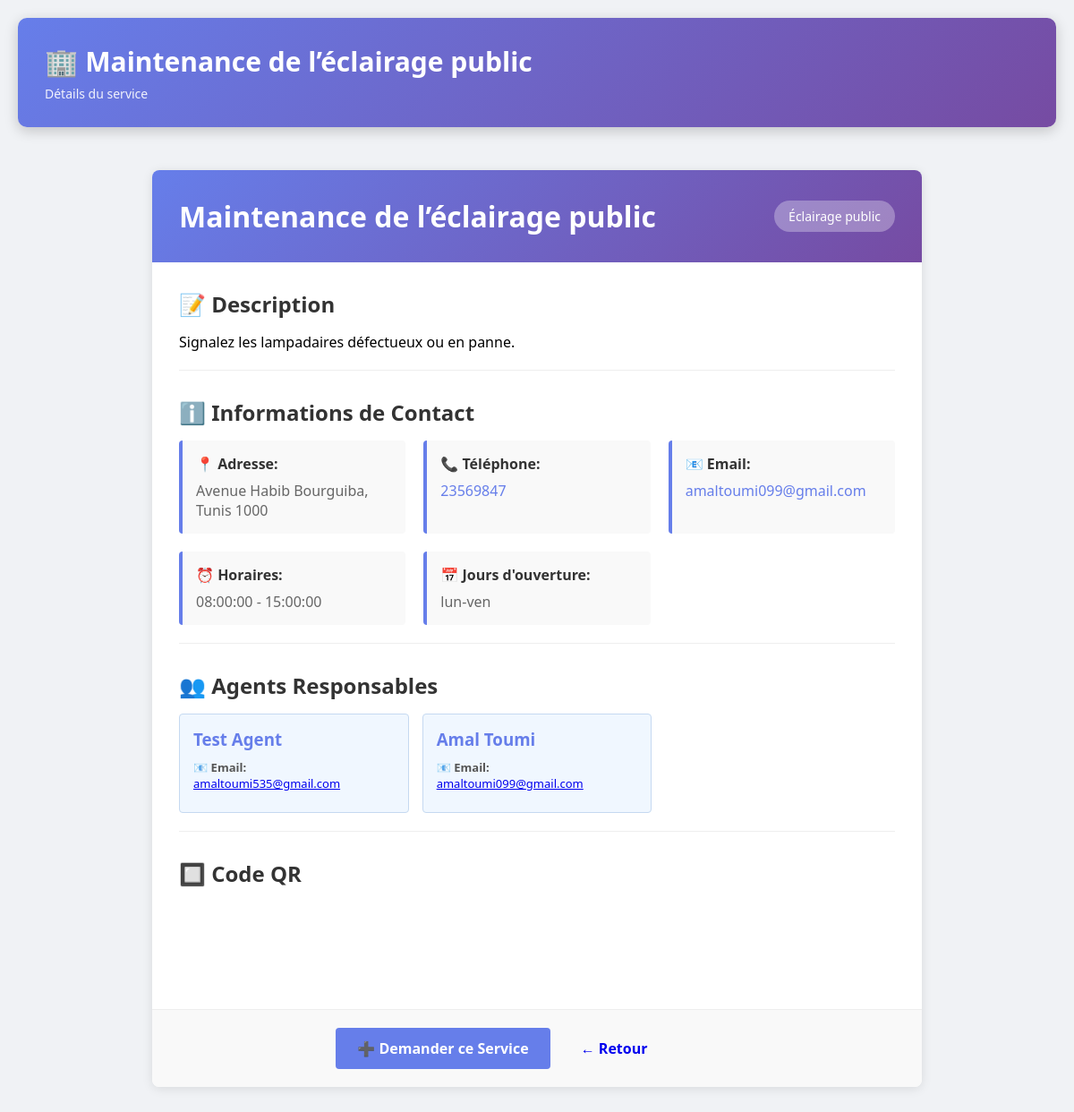
/detail_service.php?id=5, run on the app's committed database.
### tables this page shows
CREATE TABLE `service` (
  `idService` int(11) NOT NULL,
  `nomService` varchar(100) NOT NULL,
  `descriptionService` text DEFAULT NULL,
  `idCateg` int(11) NOT NULL,
  `adresse` varchar(255) DEFAULT NULL,
  `telephone` varchar(20) DEFAULT NULL,
  `email` varchar(150) DEFAULT NULL,
  `horaire_debut` time DEFAULT NULL,
  `horaire_fin` time DEFAULT NULL,
  `jours_ouverture` varchar(50) DEFAULT NULL,
  `dateCreation` timestamp NOT NULL DEFAULT current_timestamp(),
  `dateModification` timestamp NOT NULL DEFAULT current_timestamp() ON UPDATE current_timestamp(),
  `statut` enum('actif','inactif') DEFAULT 'actif',
  `qrcode_data` longtext DEFAULT NULL
);

CREATE TABLE `categorie` (
  `idCateg` int(11) NOT NULL,
  `label` varchar(100) NOT NULL
);

CREATE TABLE `utilisateur` (
  `idUtilisateur` int(11) NOT NULL,
  `nom` varchar(100) NOT NULL,
  `prenom` varchar(100) NOT NULL,
  `email` varchar(150) NOT NULL,
  `mot_de_passe` varchar(255) NOT NULL,
  `role` enum('citoyen','agent','admin') NOT NULL,
  `telephone` varchar(20) NOT NULL,
  `photo` varchar(255) NOT NULL,
  `idCateg` int(11) DEFAULT NULL,
  `statut` varchar(20) NOT NULL DEFAULT 'actif'
);

### detail_service.php (the view, shortened to what this page needs)
<?php
$pdo = getConnexion();
$idService = (int)($_GET['id'] ?? 0);
$stmt = $pdo->prepare("
    SELECT s.*, c.label AS nomCateg
    FROM service s
    LEFT JOIN categorie c ON s.idCateg = c.idCateg
    WHERE s.idService = ? AND s.statut = 'actif'
");
$stmt->execute([$idService]);
$service = $stmt->fetch(PDO::FETCH_ASSOC);
$agents = $pdo->query("
    SELECT u.idUtilisateur, u.nom, u.prenom, u.email, u.telephone
    FROM service_agent sa
    JOIN utilisateur u ON sa.idUtilisateur = u.idUtilisateur
    WHERE sa.idService = $idService
")->fetchAll(PDO::FETCH_ASSOC);
$headerConfig = [
    'title' => htmlspecialchars($service['nomService']),
    'subtitle' => 'Détails du service',
    'icon' => '🏢',
    'bgGradient' => 'linear-gradient(135deg, #667eea 0%, #764ba2 100%)'
];
require_once 'includes/dashboard_header.php';
?>
<div class="detail-container">
    <div class="service-detail-card">
        <div class="detail-header">
            <h1><?= htmlspecialchars($service['nomService']) ?></h1>
            <span class="category-badge-large"><?= htmlspecialchars($service['nomCateg'] ?? 'Non catégorisé') ?></span>
        </div>
        <div class="detail-body">
            <section class="detail-section">
                <h2>📝 Description</h2>
                <p><?= nl2br(htmlspecialchars($service['descriptionService'])) ?></p>
            </section>
            <section class="detail-section">
                <h2>ℹ️ Informations de Contact</h2>
                <div class="info-grid">
                    <?php if (!empty($service['adresse'])): ?>
                        <div class="info-item">
                            <strong>📍 Adresse:</strong>
                            <p><?= htmlspecialchars($service['adresse']) ?></p>
                        </div>
                    <?php endif; ?>
                    <?php if (!empty($service['telephone'])): ?>
                        <div class="info-item">
                            <strong>📞 Téléphone:</strong>
                            <p><a href="tel:<?= htmlspecialchars($service['telephone']) ?>">
                                <?= htmlspecialchars($service['telephone']) ?>
                            </a></p>
                        </div>
                    <?php endif; ?>
                    <?php if (!empty($service['email'])): ?>
                        <div class="info-item">
                            <strong>📧 Email:</strong>
                            <p><a href="mailto:<?= htmlspecialchars($service['email']) ?>">
                                <?= htmlspecialchars($service['email']) ?>
                            </a></p>
                        </div>
                    <?php endif; ?>
                    <?php if (!empty($service['horaire_debut']) && !empty($service['horaire_fin'])): ?>
                        <div class="info-item">
                            <strong>⏰ Horaires:</strong>
                            <p><?= htmlspecialchars($service['horaire_debut']) ?> - <?= htmlspecialchars($service['horaire_fin']) ?></p>
                        </div>
                    <?php endif; ?>
                    <?php if (!empty($service['jours_ouverture'])): ?>
                        <div class="info-item">
                            <strong>📅 Jours d'ouverture:</strong>
                            <p><?= htmlspecialchars($service['jours_ouverture']) ?></p>
                        </div>
                    <?php endif; ?>
                </div>
            </section>
            <?php if (!empty($agents)): ?>
                <section class="detail-section">
                    <h2>👥 Agents Responsables</h2>
                    <div class="agents-list">
                        <?php foreach ($agents as $agent): ?>
                            <div class="agent-card">
                                <h3><?= htmlspecialchars($agent['prenom'] . ' ' . $agent['nom']) ?></h3>
                                <p><strong>📧 Email:</strong> <a href="mailto:<?= htmlspecialchars($agent['email']) ?>">
                                    <?= htmlspecialchars($agent['email']) ?>
                                </a></p>
                            </div>
                        <?php endforeach; ?>
                    </div>
                </section>
            <?php endif; ?>
            <section class="detail-section">
                <h2>🔲 Code QR</h2>
                <div id="qrcode" style="text-align: center; padding: 20px;"></div>
            </section>
        </div>
        <div class="detail-actions">
            <a href="./demander_service.php?service=<?= $idService ?>" class="btn btn-primary btn-large">
                ➕ Demander ce Service
            </a>
            <a href="./services_publiques.php" class="btn btn-secondary btn-large">
                ← Retour
            </a>
        </div>
    </div>
</div>

### dashboard_header.php (shortened to what this page needs)
<?php
$defaults = [
    'title'       => 'Tableau de bord',
    'subtitle'    => 'Bienvenue',
    'icon'        => '📊',
    'bgGradient'  => 'linear-gradient(135deg, #667eea 0%, #764ba2 100%)',
    'profileLink' => './profil.php'
];
$config = array_merge($defaults, $headerConfig ?? []);
?>
<!DOCTYPE html>
<html lang="fr">
<head>
</head>
<body>
<div class="page-wrapper">
    <div class="dashboard-header" style="background:<?= $config['bgGradient'] ?>">
        <div class="header-content">
            <div class="header-title">
                <h1><?= $config['icon'] ?> <?= htmlspecialchars($config['title']) ?></h1>
                <p class="header-subtitle"><?= htmlspecialchars($config['subtitle']) ?></p>
            </div>
        </div>
    </div>

### dashboard_header.php (style rules this page uses)
* { margin:0; padding:0; box-sizing:border-box; }
body { font-family: 'Segoe UI', Arial, sans-serif; background: #f0f2f5; min-height: 100vh; }
.page-wrapper { max-width: 1400px; margin: 0 auto; padding: 20px; }
.dashboard-header { color: white; padding: 28px 30px; border-radius: 10px; margin-bottom: 28px; box-shadow: 0 4px 15px rgba(0,0,0,0.2); }
.header-content { display: flex; justify-content: space-between; align-items: center; flex-wrap: wrap; gap: 18px; }
.header-title h1 { margin:0 0 6px 0;font-size:30px;color:white; }
.header-subtitle { margin:0;font-size:14px;color:rgba(255,255,255,.9); }
.btn { display:inline-block;padding:8px 16px;border:none;border-radius:4px;cursor:pointer;text-decoration:none;font-size:13px;font-weight:600;transition:all .3s; }
.btn-primary { background:#667eea;color:white; }

### detail_service.php (style rules this page uses)
.detail-container { max-width: 900px; margin: 0 auto; padding: 20px; }
.service-detail-card { background: white; border-radius: 8px; overflow: hidden; box-shadow: 0 2px 12px rgba(0,0,0,0.1); }
.detail-header { background: linear-gradient(135deg, #667eea 0%, #764ba2 100%); color: white; padding: 30px; display: flex; justify-content: space-between; align-items: center; }
.detail-header h1 { margin: 0; font-size: 32px; }
.category-badge-large { background: rgba(255, 255, 255, 0.3); color: white; padding: 8px 16px; border-radius: 20px; font-size: 14px; }
.detail-body { padding: 30px; }
.detail-section { margin-bottom: 30px; padding-bottom: 20px; border-bottom: 1px solid #eee; }
.detail-section:last-child { border-bottom: none; }
.detail-section h2 { margin-top: 0; margin-bottom: 15px; color: #333; }
.info-grid { display: grid; grid-template-columns: repeat(auto-fit, minmax(250px, 1fr)); gap: 20px; }
.info-item { padding: 15px; background: #f9f9f9; border-radius: 4px; border-left: 4px solid #667eea; }
.info-item strong { display: block; margin-bottom: 8px; color: #333; }
.info-item p { margin: 0; color: #666; }
.info-item a { color: #667eea; text-decoration: none; }
.agents-list { display: grid; grid-template-columns: repeat(auto-fill, minmax(250px, 1fr)); gap: 15px; }
.agent-card { padding: 15px; background: #f0f7ff; border: 1px solid #c5d9f1; border-radius: 4px; }
.agent-card h3 { margin-top: 0; margin-bottom: 10px; color: #667eea; }
.agent-card p { margin: 8px 0; font-size: 13px; color: #555; }
.detail-actions { padding: 20px 30px; background: #f9f9f9; border-top: 1px solid #eee; display: flex; gap: 10px; justify-content: center; }
.btn-large { padding: 12px 24px; font-size: 16px; min-width: 200px; }

### data on the page
service: nomService "🏢", nomService "Maintenance de l’éclairage public", nomService "Détails du service", idCateg.label "Éclairage public", descriptionService "Signalez les lampadaires défectueux ou en panne.", adresse "Avenue Habib Bourguiba, Tunis 1000", telephone "23569847", email "amaltoumi099@gmail.com", horaire_debut "08:00:00", horaire_fin "15:00:00", jours_ouverture "lun-ven"
utilisateur: prenom+nom "Test Agent", email "amaltoumi535@gmail.com"
utilisateur: prenom+nom "Amal Toumi", email "amaltoumi099@gmail.com"
